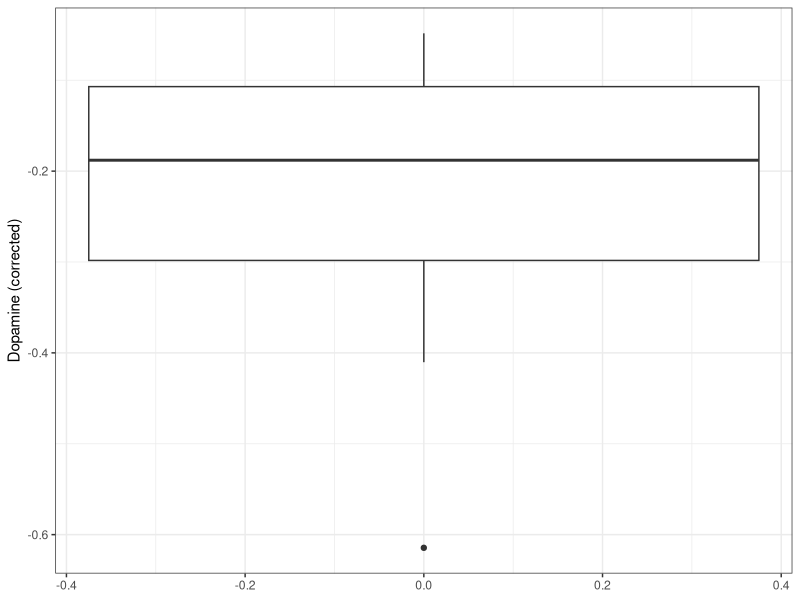
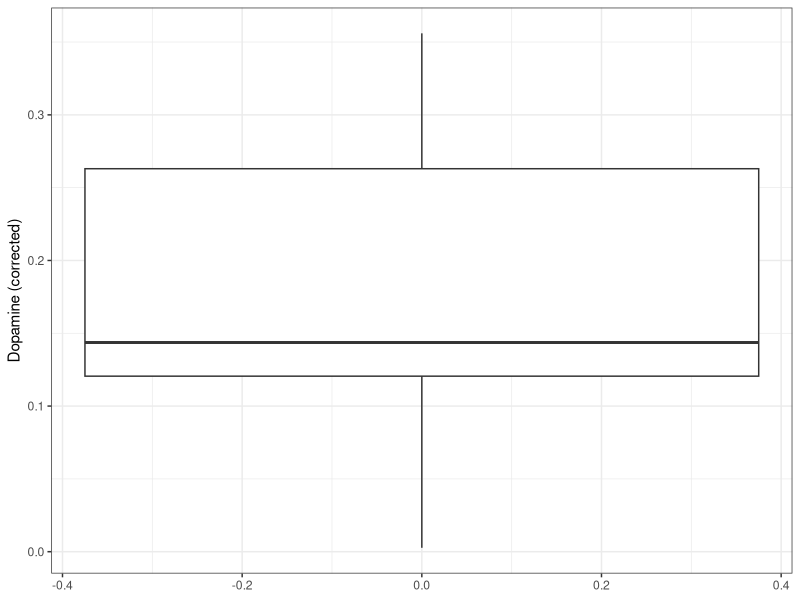
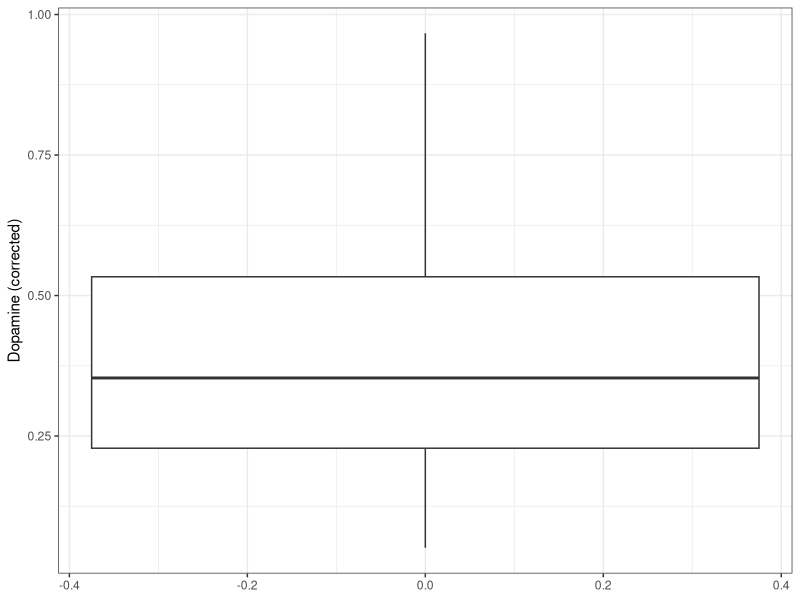

Write the R code that produced these figures, in order. (Note: this script raises an error after producing the figures.)
## ---- chunk 1
#| echo: false

default_chunk_hook  <- knitr::knit_hooks$get("chunk")

latex_font_size <- c("Huge", "huge", "LARGE", "Large", 
                     "large", "normalsize", "small", 
                     "footnotesize", "scriptsize", "tiny")

knitr::knit_hooks$set(chunk = function(x, options) {
  x <- default_chunk_hook(x, options)
  if(options$size %in% latex_font_size) {
    paste0("\n \\", options$size, "\n\n", 
      x, 
      "\n\n \\normalsize"
    )
  } else {
    x
  }
})
## ---- chunk 2
#| label: load-packages
#| include: false
library(tidyverse)
library(patchwork)
## ---- chunk 3
# install.packages("pwr")
library(pwr)

pwr.t.test(d = .65, sig.level = 0.05, power = 0.8, 
              type = "one.sample", alternative = "two.sided")
## ---- chunk 4
data.birds = read_csv("BirdFartherCloserData.csv")
## ---- chunk 5
(farthermean = mean(data.birds$Farther))
(farthersd = sd(data.birds$Farther))
(closermean = mean(data.birds$Closer))
(closersd = sd(data.birds$Closer))
(diffmean = mean(data.birds$Difference))
(diffsd = sd(data.birds$Difference))
## ---- chunk 6
#| label: fig-box-farther
#| fig-cap: "Corrected dopamine from the worst syllable quality"
#| fig-width: 5
#| fig-height: 3
#| scale: "80%"
#| fig-align: "center"
#| size: scriptsize
ggplot(data = data.birds, aes(x=Farther)) +
  geom_boxplot() +
  coord_flip() +
  theme_bw() + 
  labs(x = "Dopamine (corrected)",
        y = NULL)
## ---- chunk 7
#| label: fig-box-closer
#| fig-cap: "Corrected dopamine from the best syllable quality"
#| fig-width: 5
#| fig-height: 3
#| scale: "80%"
#| fig-align: "center"
#| size: scriptsize
ggplot(data = data.birds, aes(x=Closer)) +
  geom_boxplot() +
  coord_flip() +
  theme_bw() + 
  labs(x = "Dopamine (corrected)",
        y = NULL)
## ---- chunk 8
#| label: fig-box-diff
#| fig-cap: "Difference in corrected dopamine between both syllable qualities"
#| fig-width: 5
#| fig-height: 3
#| scale: "80%"
#| fig-align: "center"
#| size: scriptsize
ggplot(data = data.birds, aes(x=Difference)) +
  geom_boxplot() +
  coord_flip() +
  theme_bw() + 
  labs(x = "Dopamine (corrected)",
        y = NULL)
## ---- chunk 9
mu0 = 0 
t.test(data.birds$Farther, alternative = "less", mu = mu0)
t.test(data.birds$Farther)
t_farther = -7.92
## ---- chunk 10
t.test(data.birds$Closer, alternative = "greater", mu = mu0)
t.test(data.birds$Closer)
t_closer = 9.15
## ---- chunk 11
t.test(data.birds$Difference, alternative = "two.sided", mu = mu0)
t_difference = 9.14
## ---- chunk 12
n=6
ggdat = tibble(t = seq(-4, 4, length.out=1000)) |>
  mutate(pdf.h0 = dt(t, df =n-1))

t.breaks <- seq(-24, 24, 4)
xbar.breaks <- round(t.breaks * (s/sqrt(n)) + mu0, 2)
ts <- rep(NA, 1000)
s <- sd(data.birds$Farther)
n <- nrow(data.birds)
for(i in 1:1000){
  curr.sample <- sample(data.birds$Farther, size=n, replace=T)
  ts[i] <- (mean(curr.sample) - mu0)/(s/sqrt(n))
}

## ---- chunk 13
#| label: fig-density-further
#| fig-cap: "Null T distributuion and the observed T statistic (solid red)"
#| fig-width: 5
#| fig-height: 3
#| scale: "80%"
#| fig-align: "center"
#| size: scriptsize
ggplot(ggdat) +
 geom_line(aes(x=t, y=pdf.h0))+ # plot distribution of T under H0
 stat_density(data=tibble(t=ts), aes(x=t), color="grey", geom="line")+
 geom_ribbon(data = ggdat |> filter(t < -2.015),
  aes(x = t, ymin=0, ymax=pdf.h0),
  fill="darkorchid2", alpha=0.50)+
 geom_hline(yintercept=0) +
 # Plot observation
 geom_point(data=tibble(x=t_farther, y=0),
 aes(x=x, y=y), color="red", size=3) +
 # Plot mirrored observation
#  geom_point(data=tibble(x=-t_farther, y=0),
#  aes(x=x, y=y), color="red", size=3, alpha=0.3) +
 theme_bw()+
 # Specify axis ticks
 scale_x_continuous("t", breaks=t.breaks,
 sec.axis = sec_axis(~., bquote(bar(x)),
 breaks=t.breaks,
 labels=xbar.breaks))
